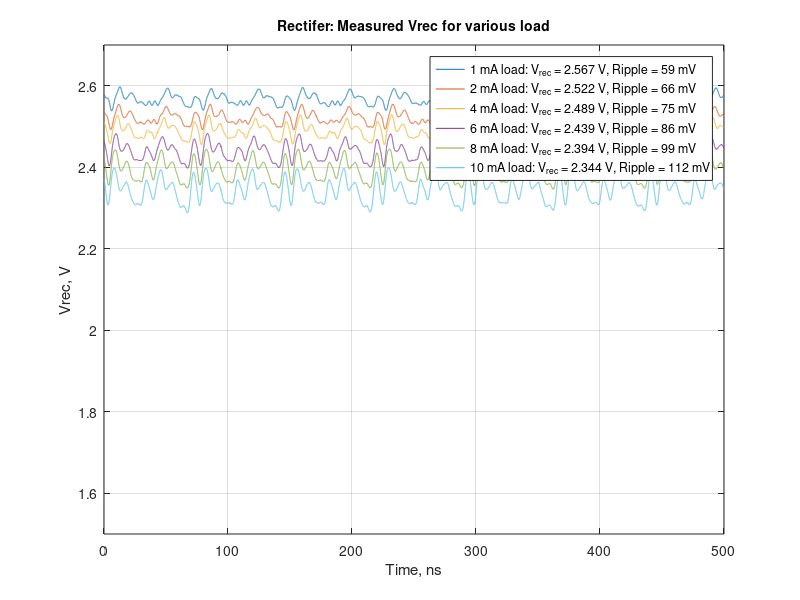

This chart was generated by the following MATLAB code: (Note: this script raises an error after producing the figure.)
%% Comparision for 10 mA measured and simulated

clear all;
vrec0 = importdata('C1vrec_0m00000.dat');
vrec1 = importdata('C1vrec_1m00000.dat');
vrec2 = importdata('C1vrec_2m00000.dat');
vrec4 = importdata('C1vrec_4m00000.dat');
vrec6 = importdata('C1vrec_6m00000.dat');
vrec8 = importdata('C1vrec_8m00000.dat');
vrec10 = importdata('C1vrec_10m00000.dat');

tm = vrec0(:,1)*10^9+250; % time in ns

%% ALL LOAD PLOTS
f2 = figure(2);
plot(tm, vrec1(:,2), tm, vrec2(:,2), tm, vrec4(:,2), tm, vrec6(:,2), tm, vrec8(:,2), tm, vrec10(:,2))
grid on;
ylim([1.5, 2.7]);
xlim([0, 500]);
xlabel('Time, ns');
ylabel('Vrec, V');

lrec1 = sprintf('1 mA load: V_{rec} = %.3f V, Ripple = %.0f mV', mean(vrec1(:,2)), peak2peak(vrec1(:,2))*1000);
lrec2 = sprintf('2 mA load: V_{rec} = %.3f V, Ripple = %.0f mV', mean(vrec2(:,2)), peak2peak(vrec2(:,2))*1000);
lrec4 = sprintf('4 mA load: V_{rec} = %.3f V, Ripple = %.0f mV', mean(vrec4(:,2)), peak2peak(vrec4(:,2))*1000);
lrec6 = sprintf('6 mA load: V_{rec} = %.3f V, Ripple = %.0f mV', mean(vrec6(:,2)), peak2peak(vrec6(:,2))*1000);
lrec8 = sprintf('8 mA load: V_{rec} = %.3f V, Ripple = %.0f mV', mean(vrec8(:,2)), peak2peak(vrec8(:,2))*1000);
lrec10 = sprintf('10 mA load: V_{rec} = %.3f V, Ripple = %.0f mV', mean(vrec10(:,2)), peak2peak(vrec10(:,2))*1000);

legend(lrec1, lrec2, lrec4, lrec6, lrec8, lrec10, 'location', 'best');
title('Rectifer: Measured Vrec for various load', 'FontSize', 10);

%%
%load('/uio/hume/student-u18/rikeshc/Rikesh/mast/papers/report/preliminary/data/rectifier_V_pex.mat');
clear all;
vin2 = importdata('C4vin2_10m00000.dat');
vin1 = importdata('M1vin1_10m00000.dat');
vrec = importdata('C1vrec_10m00000.dat');
vin = importdata('M2vin_10m00000.dat');
time = vrec(:,1)*10^9+257.5; % time in ns

load('/uio/hume/student-u18/rikeshc/Rikesh/mast/papers/report/preliminary/data/pms_2/Vs_pex.mat');

%time_pex = (t_pex-t_pex(1))*10^9 - 54;
time_pex = (t_pex-t_pex(1))*10^9 - 75;

f1 = figure(1);
h1 = plot(time, vin1(:,2) ,'r', time, vin2(:,2) ,'b', time, vrec(:,2) ,'g'); 
hold on;
plot(time, vin, 'm'); 

%h2 = plot(time_pex, V1_pex, 'r--', time_pex, V2_pex, 'b--', time_pex, Vrec_pex ,'g--');
h2 = plot(time_pex, Vin1_pex, 'r--', time_pex, Vin2_pex, 'b--', time_pex, Vrec_pex ,'g--');
plot(time_pex,(Vin1_pex-Vin2_pex), 'm--'); 
%plot(Na, NaN,'b', time, NaN, 'b--');
hold off;

xlim([28, 115]);
ylim([-3.2, 3.2]);

xlabel('Time, ns');
ylabel('Voltage, V');
grid on;
title('Rectifier: Measured vs Simulated', 'FontSize', 10);
legend('Vin1: MEAS', 'Vin2: MEAS', 'Vrec: MEAS', 'Vin: MEAS', 'Vin1: SIM', 'Vin2: SIM', 'Vrec: SIM', 'Vin: SIM' , 'location', 'best');

%% save plot
set(f1,'Units','Inches');
pos = get(f1,'Position');
set(f1,'PaperPositionMode','Auto','PaperUnits','Inches','PaperSize',[pos(3), pos(4)]);
print(f1, 'rect_10ma.pdf', '-dpdf');
movefile('rect_10ma.pdf','../../../img/meas/rect_10ma.pdf');


%% save plot
set(f2,'Units','Inches');
pos = get(f2,'Position');
set(f2,'PaperPositionMode','Auto','PaperUnits','Inches','PaperSize',[pos(3), pos(4)]);
print(f2, 'rect_load_sweep.pdf', '-dpdf');
movefile('rect_load_sweep.pdf','../../../img/meas/rect_load_sweep.pdf');

